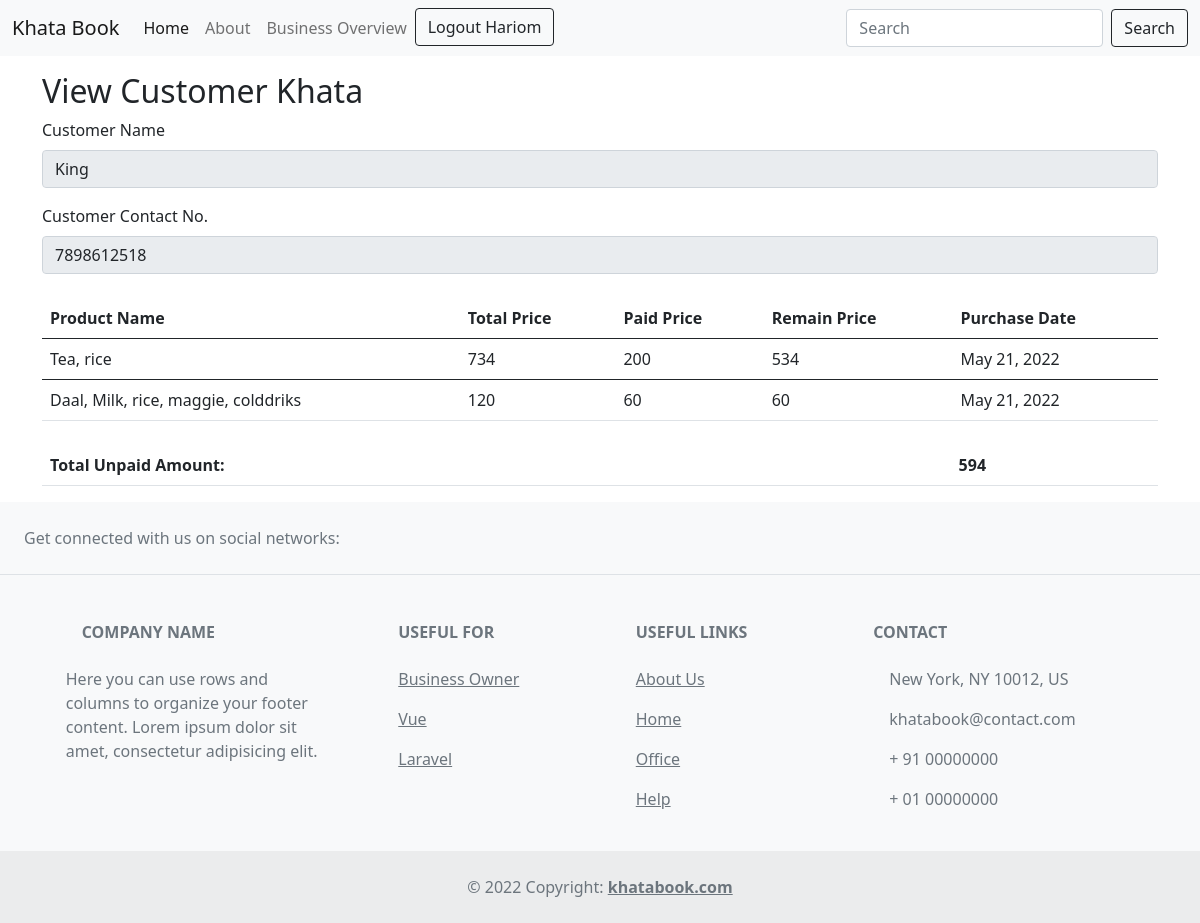
The page /view/1/ (signed in) on the database its author committed.
### myapp/models.py (models this page shows, shortened)
class Todo(models.Model):
    title = models.CharField(max_length=20)
    desc = models.CharField(max_length=12)
    customer_of = models.ForeignKey(User,on_delete=models.CASCADE)
    date_created = models.DateField(auto_now_add=True)

class PurchaseDetails(models.Model):
    id = models.IntegerField(primary_key=True)
    product_name=models.CharField(max_length=100)
    total_price = models.IntegerField()
    paid_price = models.IntegerField()
    remain_price = models.IntegerField()
    customer_id = models.ForeignKey(Todo, on_delete=models.CASCADE)
    date_created = models.DateField(auto_now_add=True)

### myapp/views.py (the view)
# urls.py: path('view/<int:id>/', view, name='view'),
def view(request,id):
    todo = Todo.objects.get(id=id)
    product_list = PurchaseDetails.objects.filter(customer_id =id)
    sum =0
    for i in product_list:
        sum+=i.remain_price
    return render(request=request,template_name='myapp/view.html',
                    context={'product_list':product_list, 'todo':todo, 'sum':sum})

### templates/myapp/view.html (shortened to what this page needs)
{% extends 'myapp/base.html' %}
{% block body %}
  <div class="container my-3">
      <h2>View Customer Khata</h2>
      <form action="/" method="POST">
          <div class="mb-3">
            <label for="title" class="form-label">Customer Name</label>
            <texarea readonly type="text" class="form-control" value="{{todo.title}}" name="desc" id="desc">{{todo.title}}</texarea>
          </div>
          <div class="mb-3">
            <label for="desc" class="form-label">Customer Contact No.</label>
            <texarea readonly type="text" class="form-control" value="{{todo.desc}}" name="desc" id="desc">{{todo.desc}}</texarea>
          </div>
      </form>
  </div>
    <div class="container my-4">
      <table class="table">
        <tr>
          <th>Product Name</th>
          <th>Total Price</th>
          <th>Paid Price</th>
          <th>Remain Price</th>
          <th>Purchase Date</th>
        </tr>
        {%for product in product_list%}
        <tbody>
          <tr>
            <td>{{product.product_name}}</td>
            <td>{{product.total_price}}</td>
            <td>{{product.paid_price}}</td>
            <td>{{product.remain_price}}</td>
            <td>{{product.date_created}}</td>
          </tr>
        </tbody>
        {%endfor%}
      </table>
    </div>
      <div class="container my-2">
        <table class="table">
          <tr>
            <th>Total Unpaid Amount:</th>
            <th>{{sum}}</th>
          </tr>
        </table>
      </div>
{% endblock body %}

### templates/myapp/base.html (shortened to what this page needs)
<!doctype html>
<html lang="en">
<head>
    <link href="https://cdn.jsdelivr.net/npm/bootstrap@5.0.0-beta2/dist/css/bootstrap.min.css" rel="stylesheet"
>
</head>
<body>
    <nav class="navbar navbar-expand-lg navbar-light bg-light sticky-top">
        <div class="container-fluid">
            <a class="navbar-brand" href="/home/">Khata Book</a>
            <div class="collapse navbar-collapse" id="navbarSupportedContent">
                <ul class="navbar-nav me-auto mb-2 mb-lg-0">
                    <li class="nav-item">
                        <a class="nav-link active" aria-current="page" href="/home/">Home</a>
                    </li>
                    <li class="nav-item">
                        <a class="nav-link" href="#">About</a>
                    </li>
                    <li class="nav-item">
                      <a class="nav-link" href="/business/overview">Business Overview</a>
                    </li>
                    <li class="nav-item">
                      <a class="btn btn-outline-dark" href="/logout/">Logout {{user.first_name}}</a>
                    </li>
                </ul>
                <form class="d-flex" action="/search/{{user.id}}/" method="POST">
                    <input class="form-control me-2" type="text" name="inputvalue" placeholder="Search" aria-label="Search">
                    <button class="btn btn-outline-dark" type="submit">Search</button>
                </form>
            </div>
        </div>
    </nav>
{% block body %}
{% endblock body %}
<footer class="text-center text-lg-start bg-light text-muted">
    <section
      class="d-flex justify-content-center justify-content-lg-between p-4 border-bottom"
    >
      <div class="me-5 d-none d-lg-block">
        <span>Get connected with us on social networks:</span>
      </div>
      <div>
      </div>
    </section>
    <section class="">
      <div class="container text-center text-md-start mt-5">
        <div class="row mt-3">
          <div class="col-md-3 col-lg-4 col-xl-3 mx-auto mb-4">
            <h6 class="text-uppercase fw-bold mb-4">
              Company name
            </h6>
            <p>
              Here you can use rows and columns to organize your footer content. Lorem ipsum
              dolor sit amet, consectetur adipisicing elit.
            </p>
          </div>
          <div class="col-md-2 col-lg-2 col-xl-2 mx-auto mb-4">
            <h6 class="text-uppercase fw-bold mb-4">
              Useful For
            </h6>
            <p>
              <a href="#!" class="text-reset">Business Owner</a>
            </p>
            <p>
              <a href="#!" class="text-reset">Vue</a>
            </p>
            <p>
              <a href="#!" class="text-reset">Laravel</a>
            </p>
          </div>
          <div class="col-md-3 col-lg-2 col-xl-2 mx-auto mb-4">
            <h6 class="text-uppercase fw-bold mb-4">
              Useful links
            </h6>
            <p>
              <a href="#!" class="text-reset">About Us</a>
            </p>
            <p>
              <a href="#!" class="text-reset">Home</a>
            </p>
            <p>
              <a href="#!" class="text-reset">Office</a>
            </p>
            <p>
              <a href="#!" class="text-reset">Help</a>
            </p>
          </div>
          <div class="col-md-4 col-lg-3 col-xl-3 mx-auto mb-md-0 mb-4">
            <h6 class="text-uppercase fw-bold mb-4">
              Contact
            </h6>
            <p> New York, NY 10012, US</p>
            <p>
              khatabook@contact.com
            </p>
            <p> + 91 00000000</p>
            <p> + 01 00000000</p>
          </div>
        </div>
      </div>
    </section>
    <div class="text-center p-4" style="background-color: rgba(0, 0, 0, 0.05);">
      © 2022 Copyright:
      <a class="text-reset fw-bold" href="https://khatabook.com/">khatabook.com</a>
    </div>
  </footer>
</body>
</html>

### rows shown on the page
Todo: title "King", desc "7898612518"
PurchaseDetails: product_name "Tea, rice", total_price "734", paid_price "200", remain_price "534", date_created "May 21, 2022"
PurchaseDetails: product_name "Daal, Milk, rice, maggie, colddriks", total_price "120", paid_price "60", remain_price "60", date_created "May 21, 2022"

### other values the page prints
{{ user.first_name }} "Hariom"
{{ sum }} "594"
